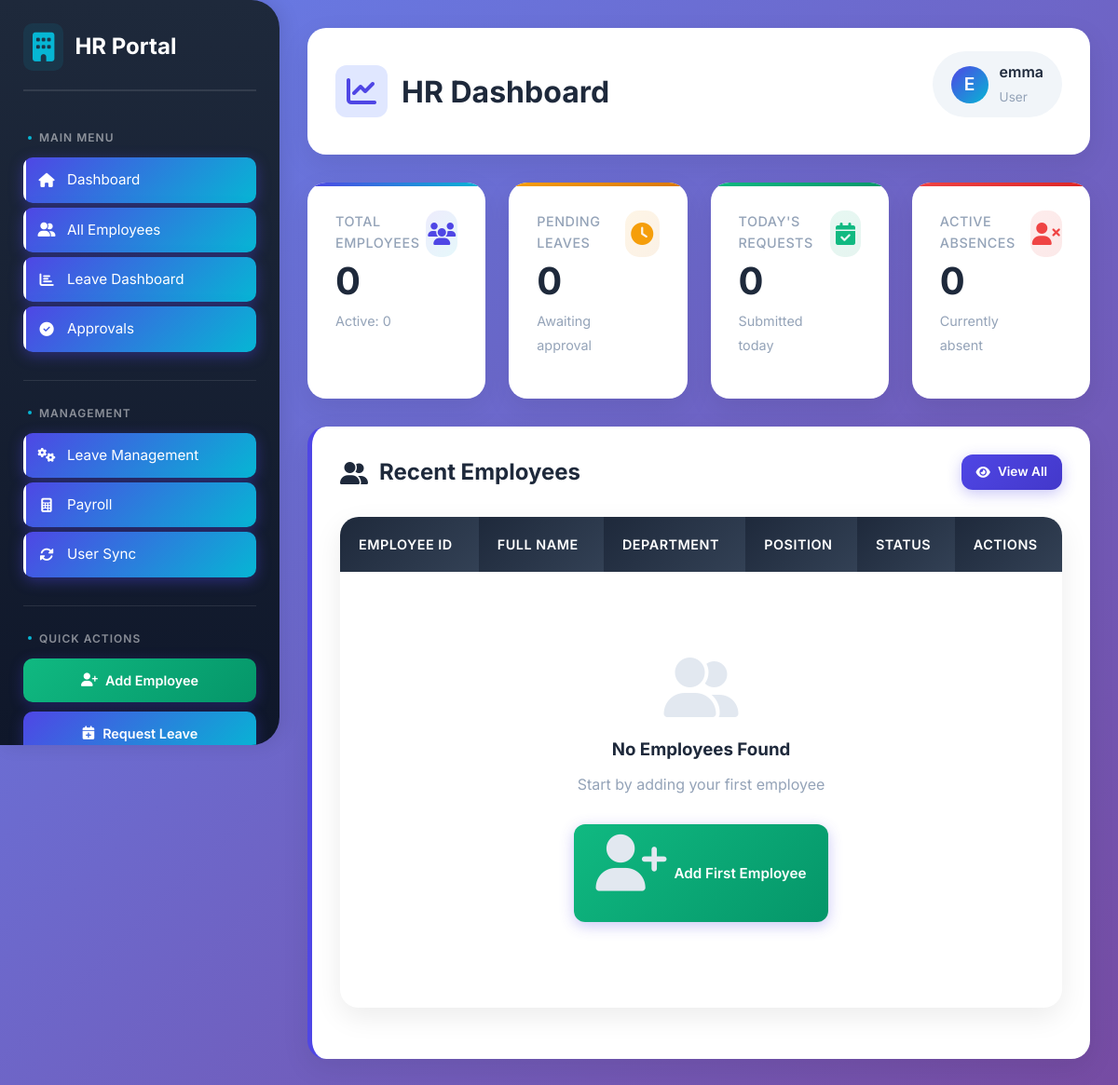
The app's page /hr/ (signed in), older data.
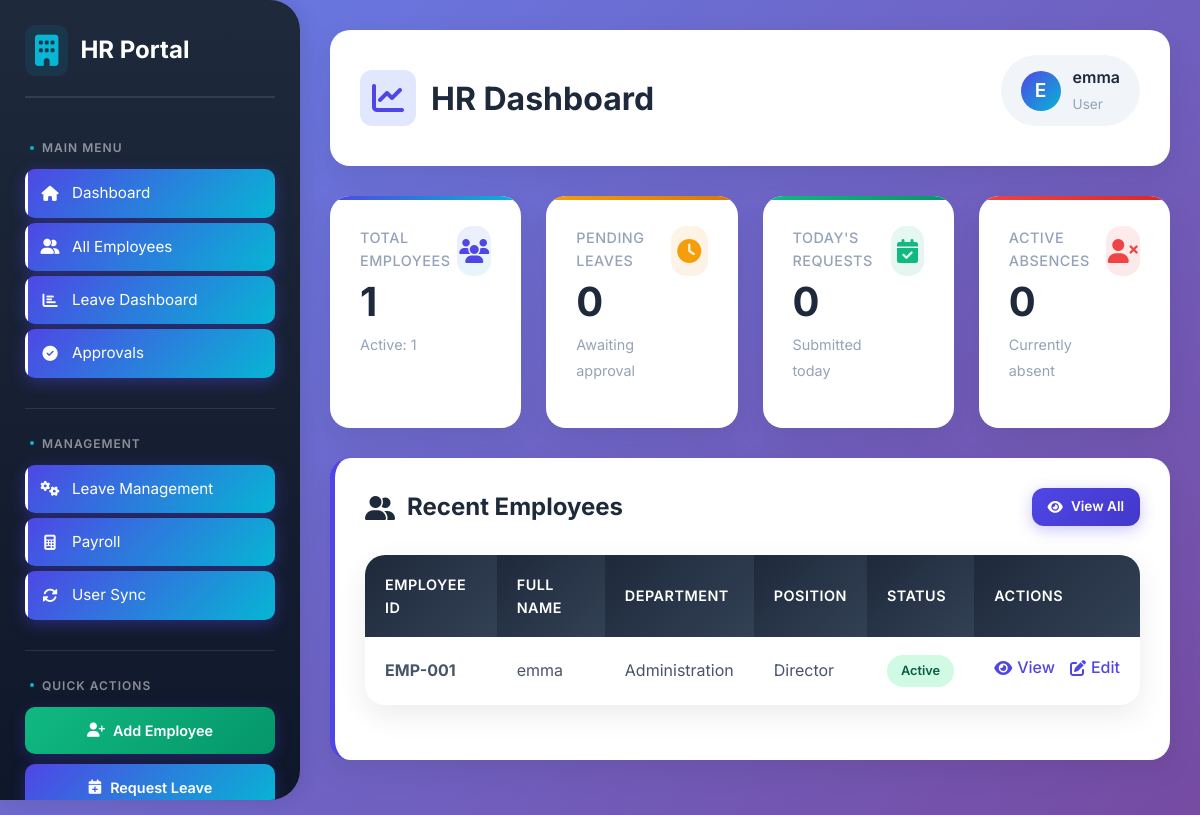
The same page, newer data.
### hr/models.py (models this page shows, shortened)
class Employee(models.Model):
    DEPARTMENT_CHOICES = [
        ('', '--- Select Department ---'),
        ('HR', 'Human Resources'),
        ('Finance', 'Finance'),
        ('Procurement', 'Procurement'),
        ('Inventory', 'Inventory/Warehouse'),
        ('Auditor', 'Auditing'),
        ('IT', 'Information Technology'),
        ('Sales', 'Sales'),
        ('Administration', 'Administration'),
    ]
    POSITION_CHOICES = [
        ('', '--- Select Position ---'),
        ('Manager', 'Manager'),
        ('Supervisor', 'Supervisor'),
        ('Staff', 'Staff'),
        ('Officer', 'Officer'),
        ('Assistant', 'Assistant'),
        ('Director', 'Director'),
        ('Coordinator', 'Coordinator'),
    ]
    user = models.OneToOneField(
        User,
        on_delete=models.SET_NULL,
        null=True,
        blank=True
    )
    employee_id = models.CharField(max_length=20, unique=True, blank=True)  # Added blank=True
    full_name = models.CharField(max_length=100)
    department = models.CharField(max_length=50, choices=DEPARTMENT_CHOICES)  # Added choices
    position = models.CharField(max_length=50, choices=POSITION_CHOICES)  # Added choices
    phone = models.CharField(max_length=20)
    address = models.TextField()
    date_joined = models.DateField()
    is_active = models.BooleanField(default=True)
    class Meta:
        ordering = ['employee_id']

### hr/views.py (the view, shortened to what this page needs)
# urls.py: path('', views.hr_dashboard, name='hr_dashboard'),
@login_required
@group_required('HR')
def hr_dashboard(request):
    employees = Employee.objects.all()[:5]
    total_employees = Employee.objects.count()
    active_employees = Employee.objects.filter(is_active=True).count()
    user_has_employee = False
    user_employee = None
    is_manager = request.user.groups.filter(name='Manager').exists()
    is_hr = request.user.groups.filter(name='HR').exists()
    try:
        user_employee = request.user.employee
        user_has_employee = True
    except:
        pass
    total_pending_leaves = LeaveRequest.objects.filter(status='pending').count()
    today_leaves = LeaveRequest.objects.filter(
        submitted_date__date=timezone.now().date()
    ).count()
    today = timezone.now().date()
    active_absences = LeaveRequest.objects.filter(
        status='approved',
        start_date__lte=today,
        end_date__gte=today
    ).count()
    pending_leaves = None
    pending_approvals_count = 0
    context = {
        'employees': employees,
        'total_employees': total_employees,
        'active_employees': active_employees,
        'total_pending_leaves': total_pending_leaves,
        'today_leaves': today_leaves,
        'active_absences': active_absences,
        'is_manager': is_manager,
        'is_hr': is_hr,
        'user_has_employee': user_has_employee,
        'user_employee': user_employee,
        'pending_leaves': pending_leaves,
        'pending_approvals_count': pending_approvals_count,
    }
    return render(request, 'hr/dashboard.html', context)

### hr/context_processors.py (called while the page is built, shortened)
def leave_counts(request):
    if not request.user.is_authenticated:
        return {}
    pending_count = 0
    user_is_manager = request.user.groups.filter(name='Manager').exists()
    try:
        from .models import LeaveRequest, Employee
    except ImportError:
        pass
    return {
        'pending_count': pending_count,
        'user_is_manager': user_is_manager,
    }

### hr/views.py (called while the page is built)
def group_required(group_name):
    def decorator(view_func):
        @wraps(view_func)
        def _wrapped_view(request, *args, **kwargs):
            if request.user.groups.filter(name=group_name).exists() or request.user.is_superuser:
                return view_func(request, *args, **kwargs)
            else:
                return redirect('/')
        return _wrapped_view
    return decorator

### sales/context_processors.py (called while the page is built, shortened)
def sales_sidebar_context(request):
    return {}

### hr/templates/hr/dashboard.html (shortened to what the changed rows need)
{% load static %}
<!DOCTYPE html>
<html lang="en">
<head>
    <link rel="stylesheet" href="https://cdnjs.cloudflare.com/ajax/libs/font-awesome/6.4.0/css/all.min.css">
    <link rel="stylesheet" href="{% static 'css/hr-main.css' %}">
    <link rel="stylesheet" href="{% static 'css/hr-components.css' %}">
    <link rel="stylesheet" href="{% static 'css/hr-responsive.css' %}">
    <link rel="stylesheet" href="{% static 'css/hr-notifications.css' %}">
</head>
<body>
    <div class="main-content">
        <div class="header">
            <h1>
                <i class="fas fa-chart-line"></i>
                HR Dashboard
            </h1>
        </div>
        <div class="stats-grid">
            <div class="stat-card">
                <div class="stat-header">
                    <div>
                        <h3>Total Employees</h3>
                        <p class="stat-number">{{ total_employees }}</p>
                        <small class="stat-description">Active: {{ active_employees }}</small>
                    </div>
                </div>
            </div>
        </div>
        <div class="card">
            <div class="card-header">
                <h2 class="card-title">
                    <i class="fas fa-user-friends"></i>
                    Recent Employees
                </h2>
            </div>
            <div class="table-container">
                <div class="table-responsive">
                    <table>
                        <thead>
                            <tr>
                                <th>Employee ID</th>
                                <th>Full Name</th>
                                <th>Department</th>
                                <th>Position</th>
                                <th>Status</th>
                                <th>Actions</th>
                            </tr>
                        </thead>
                        <tbody>
                            {% for emp in employees %}
                            <tr>
                                <td><strong>{{ emp.employee_id }}</strong></td>
                                <td>{{ emp.full_name }}</td>
                                <td>{{ emp.department }}</td>
                                <td>{{ emp.position }}</td>
                                <td>
                                    {% if emp.is_active %}
                                        <span class="badge badge-success">Active</span>
                                    {% else %}
                                        <span class="badge badge-danger">Inactive</span>
                                    {% endif %}
                                </td>
                                <td class="action-links">
                                    <a href="{% url 'hr:employee_detail' emp.id %}" class="action-link">
                                        <i class="fas fa-eye"></i> View
                                    </a>
                                    <a href="{% url 'hr:employee_update' emp.id %}" class="action-link">
                                        <i class="fas fa-edit"></i> Edit
                                    </a>
                                </td>
                            </tr>
                            {% empty %}
                            <tr>
                                <td colspan="6" class="text-center p-4">
                                    <div class="empty-state">
                                        <i class="fas fa-user-friends"></i>
                                        <h3>No Employees Found</h3>
                                        <p>Start by adding your first employee</p>
                                        <a href="{% url 'hr:employee_create' %}" class="btn btn-success">
                                            <i class="fas fa-user-plus"></i> Add First Employee
                                        </a>
                                    </div>
                                </td>
                            </tr>
                            {% endfor %}
                        </tbody>
                    </table>
                </div>
            </div>
        </div>
    </div>
</body>
</html>

Row changes from the older to the newer data that the page shows:
added Employee: employee_id "EMP-001", full_name "emma", department "Administration", position "Director", is_active "Active"
Text that changed along with them:
{{ total_employees }}: "0" → "1"
{{ active_employees }}: "0" → "1"
text no longer shown: "No Employees Found Start by adding your first employee Add First Employee"
